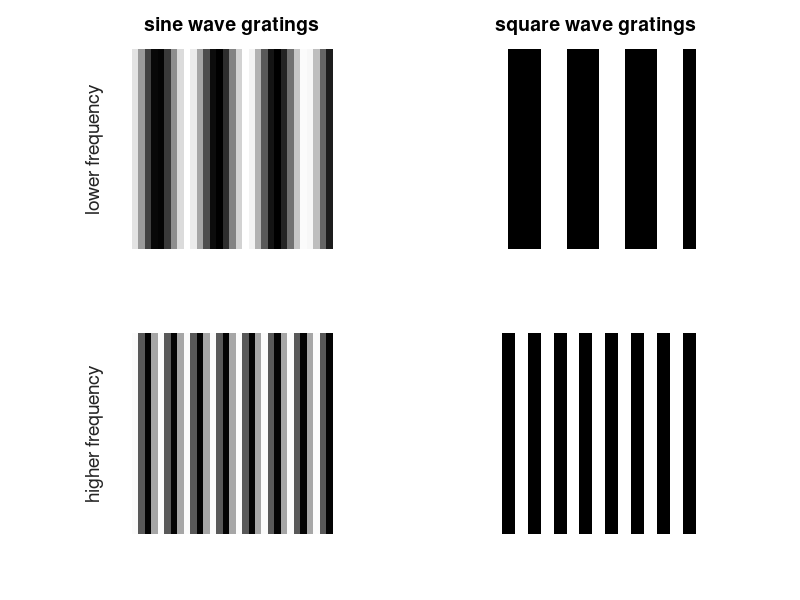

The MATLAB source for this figure:
% Demo figure of our Kitterle et al (1992) stimuli

minmax = [0 1];

x = linspace(-pi, pi, 31);

f0 = 7.5*(2*pi);
f2 = 3.28 * (2*pi);

y2 = mean(minmax) + (diff(minmax)/2)*sin((f2/(2*pi)) * x);
b2 = round(mean(minmax) + (diff(minmax)/2)*sin((f2/(2*pi)) * x) - 0.075);

c3 = mean(minmax) + (diff(minmax)/2) * sin((f0/(2*pi)) * x  + 0.3);
b3 = round(mean(minmax) + (diff(minmax)/2) * sin((f0/(2*pi)) * x + 0.75));

figure; 
set(gcf, 'position', [360 189 500 500])

subplot(2,2,1);
imshow(repmat(y2, length(x), 1));
title('sine wave gratings', 'FontSize', 14) 
ylabel('lower frequency', 'FontSize', 14)
%xlabel(sprintf('"Are the bars wide or narrow?"\n(LSF information)'));

subplot(2,2,2);
imshow(repmat(b2, length(x), 1));
title('square wave gratings', 'FontSize', 14) 
%xlabel(sprintf('"Are the bars sharp or fuzzy?"\n(HSF information)'));

subplot(2,2,3);
imshow(repmat(c3, length(x), 1));
ylabel('higher frequency', 'FontSize', 14)

subplot(2,2,4);
imshow(repmat(b3, length(x), 1));
